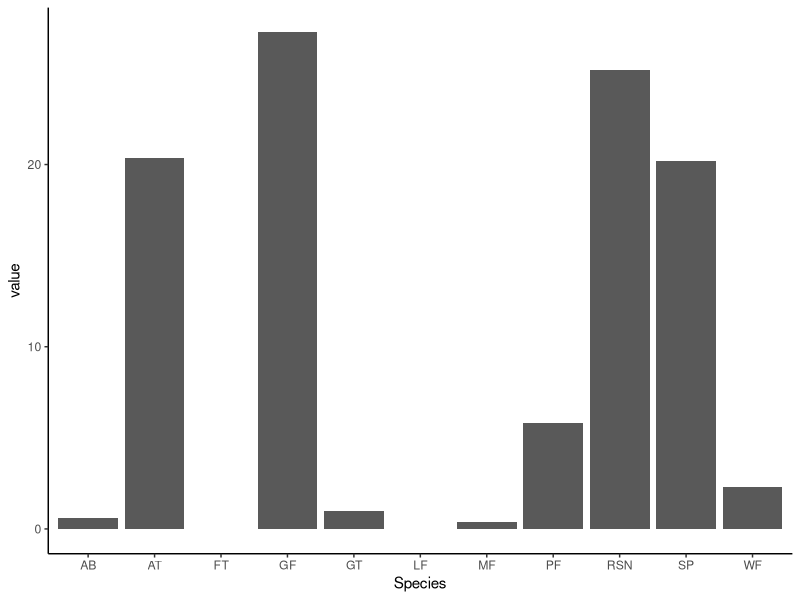

The R script that drew this image:
#Description-----------------------------------------
#Data cleaning and set up for biodiversity data
#  18 Apr 2025
#RCS

#Initialize -----------------------------------------
library(dplyr)
library(tidyr)
library(ggplot2)

# Load functions--------------------------------------


# Global Variables-------------------------------------
VES <- read.csv("vesDataMaster.csv")
dipnet <- read.csv("DipnetDataMaster.csv")

# Program Body------------------------------------------

### Dipnet Data ####
# lets start by checking to make sure every input for eacch variable makes sense
unique(dipnet$ComplexID) # looks good
unique(dipnet$PondID) # looks good
unique(dipnet$SiteID) # looks good
unique(dipnet$SiteName) # This... may need to be cleaned up
unique(dipnet$Date) #looks good

# Okay so the goal is to summarize which species were detected across all three surveys at each pond
#lets start by limiting to only the variables we care about
dipnet$Sweep <- as.numeric(dipnet$Sweep)
dipnet2 <- dipnet %>% select(c(ComplexID:SiteID,Date,Sweep,AB:RSN))
dipnet2 <- dipnet2 %>% filter(Sweep < 19) #taking only first 18 sweep to keep sites equal

dipnet_sum <- dipnet2 %>% group_by(ComplexID, PondID, SiteID) %>% dplyr::summarize(AB = sum(AB),
                                                                      AT = sum(AT),
                                                                      FT = sum(FT),
                                                                      GT = sum(GT),
                                                                      GF = sum(GF),
                                                                      MF = sum(MF),
                                                                      LF = sum(LF),
                                                                      PF = sum(PF),
                                                                      SP = sum(SP),
                                                                      WF = sum(WF),
                                                                      RSN = sum(RSN))
dipnet_longer <- dipnet_sum %>% pivot_longer(cols = AB:RSN, names_to = "Species")                                                                
ggplot(dipnet_longer, mapping = aes(x = Species, y = value))+
  geom_bar(stat = "summary")+
  theme_classic()
